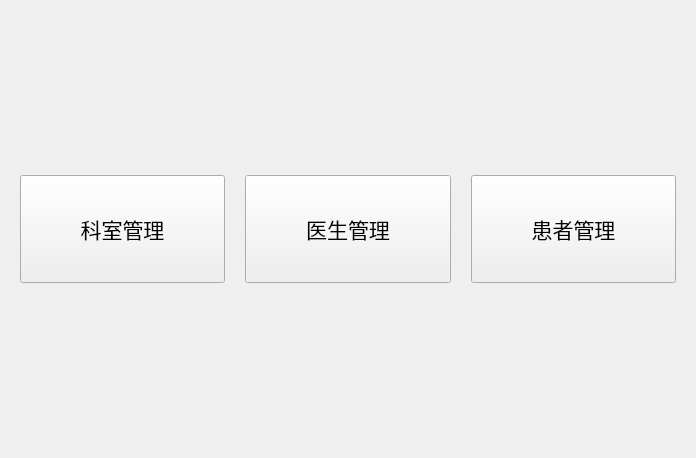
<?xml version="1.0" encoding="UTF-8"?>
<ui version="4.0">
 <class>mainPage</class>
 <widget class="QWidget" name="mainPage">
  <property name="geometry">
   <rect>
    <x>0</x>
    <y>0</y>
    <width>696</width>
    <height>458</height>
   </rect>
  </property>
  <property name="windowTitle">
   <string>选择管理系统</string>
  </property>
  <property name="styleSheet">
   <string notr="true">.QPushButton{
	height:100%;
	width:30%;
}</string>
  </property>
  <layout class="QHBoxLayout" name="horizontalLayout">
   <property name="spacing">
    <number>20</number>
   </property>
   <property name="leftMargin">
    <number>20</number>
   </property>
   <property name="rightMargin">
    <number>20</number>
   </property>
   <item>
    <widget class="QPushButton" name="btnToDepartment">
     <property name="font">
      <font>
       <pointsize>16</pointsize>
       <bold>false</bold>
      </font>
     </property>
     <property name="text">
      <string>科室管理</string>
     </property>
    </widget>
   </item>
   <item>
    <widget class="QPushButton" name="btnToDoctor">
     <property name="font">
      <font>
       <pointsize>16</pointsize>
       <bold>false</bold>
      </font>
     </property>
     <property name="text">
      <string>医生管理</string>
     </property>
    </widget>
   </item>
   <item>
    <widget class="QPushButton" name="btnToPatient">
     <property name="font">
      <font>
       <pointsize>16</pointsize>
       <bold>false</bold>
      </font>
     </property>
     <property name="text">
      <string>患者管理</string>
     </property>
    </widget>
   </item>
  </layout>
 </widget>
 <resources/>
 <connections/>
</ui>
